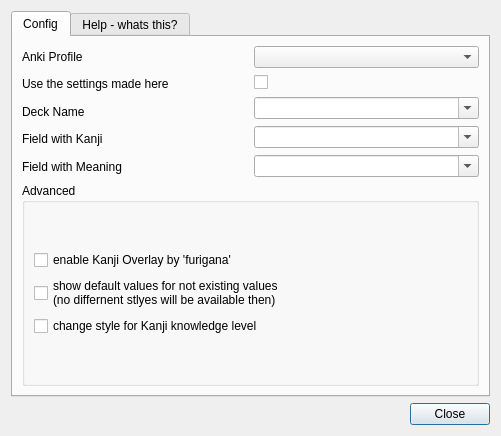
<?xml version="1.0" encoding="UTF-8"?>
<ui version="4.0">
 <class>Dialog</class>
 <widget class="QDialog" name="Dialog">
  <property name="geometry">
   <rect>
    <x>0</x>
    <y>0</y>
    <width>501</width>
    <height>436</height>
   </rect>
  </property>
  <property name="windowTitle">
   <string>Dialog</string>
  </property>
  <layout class="QVBoxLayout" name="verticalLayout_2">
   <item>
    <layout class="QVBoxLayout" name="verticalLayout">
     <item>
      <widget class="QTabWidget" name="tabWidget">
       <property name="currentIndex">
        <number>0</number>
       </property>
       <widget class="QWidget" name="tab">
        <attribute name="title">
         <string>Config</string>
        </attribute>
        <layout class="QVBoxLayout" name="verticalLayout_5">
         <item>
          <layout class="QHBoxLayout" name="horizontalLayout">
           <property name="spacing">
            <number>7</number>
           </property>
           <item>
            <layout class="QVBoxLayout" name="verticalLayout_4">
             <item>
              <widget class="QLabel" name="label">
               <property name="text">
                <string>Anki Profile</string>
               </property>
              </widget>
             </item>
             <item>
              <widget class="QLabel" name="label_3">
               <property name="text">
                <string>Use the settings made here</string>
               </property>
              </widget>
             </item>
             <item>
              <widget class="QLabel" name="label_4">
               <property name="text">
                <string>Deck Name</string>
               </property>
              </widget>
             </item>
             <item>
              <widget class="QLabel" name="label_5">
               <property name="text">
                <string>Field with Kanji</string>
               </property>
              </widget>
             </item>
             <item>
              <widget class="QLabel" name="label_2">
               <property name="text">
                <string>Field with Meaning</string>
               </property>
              </widget>
             </item>
            </layout>
           </item>
           <item>
            <layout class="QVBoxLayout" name="verticalLayout_6">
             <item>
              <widget class="QComboBox" name="cboProfiles">
               <property name="toolTip">
                <string notr="true" comment="toooooltip" extracomment="asfd"/>
               </property>
               <property name="statusTip">
                <string notr="true" comment="kennungggg" extracomment="asfd"/>
               </property>
               <property name="whatsThis">
                <string notr="true" comment="wtf1111" extracomment="asf"/>
               </property>
               <property name="locale">
                <locale language="English" country="UnitedStates"/>
               </property>
               <property name="editable">
                <bool>false</bool>
               </property>
               <property name="currentIndex">
                <number>-1</number>
               </property>
              </widget>
             </item>
             <item>
              <widget class="QCheckBox" name="chkUseCustomDeck">
               <property name="layoutDirection">
                <enum>Qt::LeftToRight</enum>
               </property>
               <property name="text">
                <string/>
               </property>
              </widget>
             </item>
             <item>
              <widget class="QComboBox" name="cboCustomDeckName">
               <property name="editable">
                <bool>true</bool>
               </property>
              </widget>
             </item>
             <item>
              <widget class="QComboBox" name="cboCustomExpression">
               <property name="editable">
                <bool>true</bool>
               </property>
              </widget>
             </item>
             <item>
              <widget class="QComboBox" name="cboCustomKeyword">
               <property name="editable">
                <bool>true</bool>
               </property>
              </widget>
             </item>
            </layout>
           </item>
          </layout>
         </item>
         <item>
          <widget class="QGroupBox" name="groupBox">
           <property name="title">
            <string>Advanced</string>
           </property>
           <layout class="QVBoxLayout" name="verticalLayout_10">
            <item>
             <layout class="QVBoxLayout" name="verticalLayout_7">
              <item>
               <widget class="QCheckBox" name="chkDisplayWithFuriganaMod">
                <property name="layoutDirection">
                 <enum>Qt::LeftToRight</enum>
                </property>
                <property name="text">
                 <string>enable Kanji Overlay by 'furigana'</string>
                </property>
               </widget>
              </item>
              <item>
               <widget class="QCheckBox" name="chkAlsoLoadDefaultDB">
                <property name="text">
                 <string>show default values for not existing values 
(no differnent stlyes will be available then)</string>
                </property>
               </widget>
              </item>
              <item>
               <widget class="QCheckBox" name="chkColorizeKanjis">
                <property name="toolTip">
                 <string comment="test" extracomment="test"/>
                </property>
                <property name="text">
                 <string>change style for Kanji knowledge level</string>
                </property>
               </widget>
              </item>
             </layout>
            </item>
           </layout>
          </widget>
         </item>
        </layout>
       </widget>
       <widget class="QWidget" name="tab_2">
        <attribute name="title">
         <string>Help - whats this?</string>
        </attribute>
        <layout class="QVBoxLayout" name="verticalLayout_9">
         <item>
          <layout class="QVBoxLayout" name="verticalLayout_8">
           <item>
            <widget class="QTextEdit" name="textEdit">
             <property name="html">
              <string>&lt;!DOCTYPE HTML PUBLIC &quot;-//W3C//DTD HTML 4.0//EN&quot; &quot;http://www.w3.org/TR/REC-html40/strict.dtd&quot;&gt;
&lt;html&gt;&lt;head&gt;&lt;meta name=&quot;qrichtext&quot; content=&quot;1&quot; /&gt;&lt;style type=&quot;text/css&quot;&gt;
p, li { white-space: pre-wrap; }
&lt;/style&gt;&lt;/head&gt;&lt;body style=&quot; font-family:'MS Shell Dlg 2'; font-size:8.13913pt; font-weight:400; font-style:normal;&quot;&gt;
&lt;p style=&quot; margin-top:0px; margin-bottom:0px; margin-left:0px; margin-right:0px; -qt-block-indent:0; text-indent:0px;&quot;&gt;&lt;span style=&quot; font-size:9pt; font-weight:600; text-decoration: underline;&quot;&gt;Table of Content&lt;/span&gt;&lt;/p&gt;
&lt;p style=&quot; margin-top:0px; margin-bottom:0px; margin-left:0px; margin-right:0px; -qt-block-indent:0; text-indent:0px;&quot;&gt;&lt;span style=&quot; font-size:8pt;&quot;&gt;- Whats this? What can I do with this?&lt;/span&gt;&lt;/p&gt;
&lt;p style=&quot; margin-top:0px; margin-bottom:0px; margin-left:0px; margin-right:0px; -qt-block-indent:0; text-indent:0px;&quot;&gt;&lt;span style=&quot; font-size:8pt;&quot;&gt;- How do I use it?&lt;/span&gt;&lt;/p&gt;
&lt;p style=&quot; margin-top:0px; margin-bottom:0px; margin-left:0px; margin-right:0px; -qt-block-indent:0; text-indent:0px;&quot;&gt;&lt;span style=&quot; font-size:8pt;&quot;&gt;- Option Explanations&lt;/span&gt;&lt;/p&gt;
&lt;p style=&quot; margin-top:0px; margin-bottom:0px; margin-left:0px; margin-right:0px; -qt-block-indent:0; text-indent:0px;&quot;&gt;&lt;span style=&quot; font-size:8pt;&quot;&gt;- How do I change the color-settings for the Kanji?&lt;/span&gt;&lt;/p&gt;
&lt;p style=&quot;-qt-paragraph-type:empty; margin-top:0px; margin-bottom:0px; margin-left:0px; margin-right:0px; -qt-block-indent:0; text-indent:0px; font-size:8pt;&quot;&gt;&lt;br /&gt;&lt;/p&gt;
&lt;p style=&quot; margin-top:0px; margin-bottom:0px; margin-left:0px; margin-right:0px; -qt-block-indent:0; text-indent:0px;&quot;&gt;&lt;span style=&quot; font-size:9pt; font-weight:600; text-decoration: underline;&quot;&gt;Whats this? What can I do with this?&lt;/span&gt;&lt;/p&gt;
&lt;p style=&quot; margin-top:0px; margin-bottom:0px; margin-left:0px; margin-right:0px; -qt-block-indent:0; text-indent:0px;&quot;&gt;&lt;span style=&quot; font-size:8pt;&quot;&gt;Kanji Overlay uses a default Database for showing the meaning of the Kanjis. &lt;/span&gt;&lt;/p&gt;
&lt;p style=&quot; margin-top:0px; margin-bottom:0px; margin-left:0px; margin-right:0px; -qt-block-indent:0; text-indent:0px;&quot;&gt;&lt;span style=&quot; font-size:8pt;&quot;&gt;With this, you can simply use a Deck from Anki as that Database.&lt;/span&gt;&lt;/p&gt;
&lt;p style=&quot;-qt-paragraph-type:empty; margin-top:0px; margin-bottom:0px; margin-left:0px; margin-right:0px; -qt-block-indent:0; text-indent:0px; font-size:8pt;&quot;&gt;&lt;br /&gt;&lt;/p&gt;
&lt;p style=&quot; margin-top:0px; margin-bottom:0px; margin-left:0px; margin-right:0px; -qt-block-indent:0; text-indent:0px;&quot;&gt;&lt;span style=&quot; font-size:9pt; font-weight:600; text-decoration: underline;&quot;&gt;How do I use it?&lt;/span&gt;&lt;/p&gt;
&lt;p style=&quot; margin-top:0px; margin-bottom:0px; margin-left:0px; margin-right:0px; -qt-block-indent:0; text-indent:0px;&quot;&gt;&lt;span style=&quot; font-size:8pt;&quot;&gt;You need a Deck in the form of:&lt;/span&gt;&lt;/p&gt;
&lt;p style=&quot; margin-top:0px; margin-bottom:0px; margin-left:0px; margin-right:0px; -qt-block-indent:0; text-indent:0px;&quot;&gt;&lt;span style=&quot; font-size:8pt;&quot;&gt;FrontSide: [Kanji]&lt;/span&gt;&lt;/p&gt;
&lt;p style=&quot; margin-top:0px; margin-bottom:0px; margin-left:0px; margin-right:0px; -qt-block-indent:0; text-indent:0px;&quot;&gt;&lt;span style=&quot; font-size:8pt;&quot;&gt;BackSide: Meaning&lt;/span&gt;&lt;/p&gt;
&lt;p style=&quot;-qt-paragraph-type:empty; margin-top:0px; margin-bottom:0px; margin-left:0px; margin-right:0px; -qt-block-indent:0; text-indent:0px; font-size:8pt;&quot;&gt;&lt;br /&gt;&lt;/p&gt;
&lt;p style=&quot; margin-top:0px; margin-bottom:0px; margin-left:0px; margin-right:0px; -qt-block-indent:0; text-indent:0px;&quot;&gt;&lt;span style=&quot; font-size:8pt;&quot;&gt;(you don't need to name the fields as &amp;quot;FrontSide&amp;quot; and &amp;quot;BackSide&amp;quot;)&lt;/span&gt;&lt;/p&gt;
&lt;p style=&quot;-qt-paragraph-type:empty; margin-top:0px; margin-bottom:0px; margin-left:0px; margin-right:0px; -qt-block-indent:0; text-indent:0px; font-size:8pt;&quot;&gt;&lt;br /&gt;&lt;/p&gt;
&lt;p style=&quot;-qt-paragraph-type:empty; margin-top:0px; margin-bottom:0px; margin-left:0px; margin-right:0px; -qt-block-indent:0; text-indent:0px; font-size:8pt;&quot;&gt;&lt;br /&gt;&lt;/p&gt;
&lt;p style=&quot; margin-top:0px; margin-bottom:0px; margin-left:0px; margin-right:0px; -qt-block-indent:0; text-indent:0px;&quot;&gt;&lt;span style=&quot; font-size:9pt; font-weight:600; text-decoration: underline;&quot;&gt;Option Explanation&lt;/span&gt;&lt;/p&gt;
&lt;p style=&quot;-qt-paragraph-type:empty; margin-top:0px; margin-bottom:0px; margin-left:0px; margin-right:0px; -qt-block-indent:0; text-indent:0px; font-size:8pt;&quot;&gt;&lt;br /&gt;&lt;/p&gt;
&lt;p style=&quot; margin-top:0px; margin-bottom:0px; margin-left:0px; margin-right:0px; -qt-block-indent:0; text-indent:0px;&quot;&gt;&lt;span style=&quot; font-size:8pt; text-decoration: underline;&quot;&gt;Anki Profile&lt;/span&gt;&lt;/p&gt;
&lt;p style=&quot; margin-top:0px; margin-bottom:0px; margin-left:0px; margin-right:0px; -qt-block-indent:0; text-indent:0px;&quot;&gt;&lt;span style=&quot; font-size:8pt;&quot;&gt;The Kanji overlay options you set are made for this Anki Profile. &lt;/span&gt;&lt;/p&gt;
&lt;p style=&quot; margin-top:0px; margin-bottom:0px; margin-left:0px; margin-right:0px; -qt-block-indent:0; text-indent:0px;&quot;&gt;&lt;span style=&quot; font-size:8pt;&quot;&gt;If you don't know, what a profile is, then you probably only have one and therefore don't need to care about this&lt;/span&gt;&lt;/p&gt;
&lt;p style=&quot;-qt-paragraph-type:empty; margin-top:0px; margin-bottom:0px; margin-left:0px; margin-right:0px; -qt-block-indent:0; text-indent:0px; font-size:8pt;&quot;&gt;&lt;br /&gt;&lt;/p&gt;
&lt;p style=&quot; margin-top:0px; margin-bottom:0px; margin-left:0px; margin-right:0px; -qt-block-indent:0; text-indent:0px;&quot;&gt;&lt;span style=&quot; font-size:8pt; text-decoration: underline;&quot;&gt;enable Kanji Overlay for the furigana Plugin&lt;/span&gt;&lt;/p&gt;
&lt;p style=&quot; margin-top:0px; margin-bottom:0px; margin-left:0px; margin-right:0px; -qt-block-indent:0; text-indent:0px;&quot;&gt;&lt;span style=&quot; font-size:8pt;&quot;&gt;{{furigana:FIELDNAME}} &lt;/span&gt;&lt;/p&gt;
&lt;p style=&quot; margin-top:0px; margin-bottom:0px; margin-left:0px; margin-right:0px; -qt-block-indent:0; text-indent:0px;&quot;&gt;&lt;span style=&quot; font-size:8pt;&quot;&gt;Kanji Overlay will also be shown in that field.&lt;/span&gt;&lt;/p&gt;
&lt;p style=&quot; margin-top:0px; margin-bottom:0px; margin-left:0px; margin-right:0px; -qt-block-indent:0; text-indent:0px;&quot;&gt;&lt;span style=&quot; font-size:8pt;&quot;&gt;If you &lt;/span&gt;&lt;span style=&quot; font-size:8pt; font-style:italic;&quot;&gt;don't&lt;/span&gt;&lt;span style=&quot; font-size:8pt;&quot;&gt; enable this option, then you need to write &lt;/span&gt;&lt;/p&gt;
&lt;p style=&quot; margin-top:0px; margin-bottom:0px; margin-left:0px; margin-right:0px; -qt-block-indent:0; text-indent:0px;&quot;&gt;&lt;span style=&quot; font-size:8pt;&quot;&gt;{{&lt;/span&gt;&lt;span style=&quot; font-size:8pt; font-weight:600;&quot;&gt;kol&lt;/span&gt;&lt;span style=&quot; font-size:8pt;&quot;&gt;:FIELDNAME}}&lt;/span&gt;&lt;/p&gt;
&lt;p style=&quot;-qt-paragraph-type:empty; margin-top:0px; margin-bottom:0px; margin-left:0px; margin-right:0px; -qt-block-indent:0; text-indent:0px; font-size:8pt;&quot;&gt;&lt;br /&gt;&lt;/p&gt;
&lt;p style=&quot; margin-top:0px; margin-bottom:0px; margin-left:0px; margin-right:0px; -qt-block-indent:0; text-indent:0px;&quot;&gt;&lt;span style=&quot; font-size:8pt; text-decoration: underline;&quot;&gt;show default values for not existing values&lt;/span&gt;&lt;/p&gt;
&lt;p style=&quot; margin-top:0px; margin-bottom:0px; margin-left:0px; margin-right:0px; -qt-block-indent:0; text-indent:0px;&quot;&gt;&lt;span style=&quot; font-size:8pt;&quot;&gt;If enabled, It will not only use your own deck as Kanji reference, but also the default database (if you enable this option, you don't have any color-overlay for unknown kanji)&lt;/span&gt;&lt;/p&gt;
&lt;p style=&quot;-qt-paragraph-type:empty; margin-top:0px; margin-bottom:0px; margin-left:0px; margin-right:0px; -qt-block-indent:0; text-indent:0px; font-size:8pt;&quot;&gt;&lt;br /&gt;&lt;/p&gt;
&lt;p style=&quot; margin-top:0px; margin-bottom:0px; margin-left:0px; margin-right:0px; -qt-block-indent:0; text-indent:0px;&quot;&gt;&lt;span style=&quot; font-size:8pt; text-decoration: underline;&quot;&gt;Change style for Kanji knowledge level&lt;/span&gt;&lt;/p&gt;
&lt;p style=&quot; margin-top:0px; margin-bottom:0px; margin-left:0px; margin-right:0px; -qt-block-indent:0; text-indent:0px;&quot;&gt;&lt;span style=&quot; font-size:8pt;&quot;&gt;With this option the colors of Kanjis will have three different styles for:&lt;/span&gt;&lt;/p&gt;
&lt;p style=&quot; margin-top:0px; margin-bottom:0px; margin-left:0px; margin-right:0px; -qt-block-indent:0; text-indent:0px;&quot;&gt;&lt;span style=&quot; font-size:8pt;&quot;&gt;- already reviewed Kanjis&lt;/span&gt;&lt;/p&gt;
&lt;p style=&quot; margin-top:0px; margin-bottom:0px; margin-left:0px; margin-right:0px; -qt-block-indent:0; text-indent:0px;&quot;&gt;&lt;span style=&quot; font-size:8pt;&quot;&gt;- Kanjis, that need to be reviewed&lt;/span&gt;&lt;/p&gt;
&lt;p style=&quot; margin-top:0px; margin-bottom:0px; margin-left:0px; margin-right:0px; -qt-block-indent:0; text-indent:0px;&quot;&gt;&lt;span style=&quot; font-size:8pt;&quot;&gt;- Kanjis, that are not in the deck&lt;/span&gt;&lt;/p&gt;
&lt;p style=&quot;-qt-paragraph-type:empty; margin-top:0px; margin-bottom:0px; margin-left:0px; margin-right:0px; -qt-block-indent:0; text-indent:0px; font-size:8pt;&quot;&gt;&lt;br /&gt;&lt;/p&gt;
&lt;p style=&quot; margin-top:0px; margin-bottom:0px; margin-left:0px; margin-right:0px; -qt-block-indent:0; text-indent:0px;&quot;&gt;&lt;span style=&quot; font-size:8pt;&quot;&gt;Note: if you're only using the Kanji-deck as a database for kanji overlay, then you should deactivate this option. However you can change the style of the kanji&lt;/span&gt;&lt;/p&gt;
&lt;p style=&quot;-qt-paragraph-type:empty; margin-top:0px; margin-bottom:0px; margin-left:0px; margin-right:0px; -qt-block-indent:0; text-indent:0px; font-size:8pt;&quot;&gt;&lt;br /&gt;&lt;/p&gt;
&lt;p style=&quot; margin-top:0px; margin-bottom:0px; margin-left:0px; margin-right:0px; -qt-block-indent:0; text-indent:0px;&quot;&gt;&lt;span style=&quot; font-size:9pt; font-weight:600; text-decoration: underline;&quot;&gt;How do I change the color-settings for the Kanji?&lt;/span&gt;&lt;/p&gt;
&lt;p style=&quot; margin-top:0px; margin-bottom:0px; margin-left:0px; margin-right:0px; -qt-block-indent:0; text-indent:0px;&quot;&gt;&lt;span style=&quot; font-size:8pt;&quot;&gt;Simply via css.&lt;/span&gt;&lt;/p&gt;
&lt;p style=&quot; margin-top:0px; margin-bottom:0px; margin-left:0px; margin-right:0px; -qt-block-indent:0; text-indent:0px;&quot;&gt;&lt;span style=&quot; font-size:8pt;&quot;&gt;- class: &lt;/span&gt;&lt;span style=&quot; font-size:8pt; font-style:italic;&quot;&gt;unknown &lt;/span&gt;&lt;/p&gt;
&lt;p style=&quot; margin-top:0px; margin-bottom:0px; margin-left:0px; margin-right:0px; -qt-block-indent:0; text-indent:0px;&quot;&gt;&lt;span style=&quot; font-size:8pt;&quot;&gt;will change the style of values found in your deck and not yet reviewed&lt;/span&gt;&lt;/p&gt;
&lt;p style=&quot;-qt-paragraph-type:empty; margin-top:0px; margin-bottom:0px; margin-left:0px; margin-right:0px; -qt-block-indent:0; text-indent:0px; font-size:8pt;&quot;&gt;&lt;br /&gt;&lt;/p&gt;
&lt;p style=&quot; margin-top:0px; margin-bottom:0px; margin-left:0px; margin-right:0px; -qt-block-indent:0; text-indent:0px;&quot;&gt;&lt;span style=&quot; font-size:8pt;&quot;&gt;- class: &lt;/span&gt;&lt;span style=&quot; font-size:8pt; font-style:italic;&quot;&gt;kol-missing&lt;/span&gt;&lt;/p&gt;
&lt;p style=&quot; margin-top:0px; margin-bottom:0px; margin-left:0px; margin-right:0px; -qt-block-indent:0; text-indent:0px;&quot;&gt;&lt;span style=&quot; font-size:8pt;&quot;&gt;will change the style of values not found in your deck&lt;/span&gt;&lt;/p&gt;
&lt;p style=&quot;-qt-paragraph-type:empty; margin-top:0px; margin-bottom:0px; margin-left:0px; margin-right:0px; -qt-block-indent:0; text-indent:0px; font-size:8pt;&quot;&gt;&lt;br /&gt;&lt;/p&gt;
&lt;p style=&quot; margin-top:0px; margin-bottom:0px; margin-left:0px; margin-right:0px; -qt-block-indent:0; text-indent:0px;&quot;&gt;&lt;span style=&quot; font-size:8pt;&quot;&gt;- class: kol&lt;/span&gt;&lt;/p&gt;
&lt;p style=&quot; margin-top:0px; margin-bottom:0px; margin-left:0px; margin-right:0px; -qt-block-indent:0; text-indent:0px;&quot;&gt;&lt;span style=&quot; font-size:8pt;&quot;&gt;will change the general style of kol and kanjis found in your deck and already reviewed&lt;/span&gt;&lt;/p&gt;&lt;/body&gt;&lt;/html&gt;</string>
             </property>
            </widget>
           </item>
          </layout>
         </item>
        </layout>
       </widget>
      </widget>
     </item>
     <item>
      <widget class="QDialogButtonBox" name="buttonBox">
       <property name="standardButtons">
        <set>QDialogButtonBox::Close</set>
       </property>
      </widget>
     </item>
    </layout>
   </item>
  </layout>
 </widget>
 <resources/>
 <connections>
  <connection>
   <sender>buttonBox</sender>
   <signal>clicked(QAbstractButton*)</signal>
   <receiver>Dialog</receiver>
   <slot>closeDlg()</slot>
   <hints>
    <hint type="sourcelabel">
     <x>448</x>
     <y>414</y>
    </hint>
    <hint type="destinationlabel">
     <x>493</x>
     <y>431</y>
    </hint>
   </hints>
  </connection>
  <connection>
   <sender>cboProfiles</sender>
   <signal>currentIndexChanged(QString)</signal>
   <receiver>Dialog</receiver>
   <slot>anotherProfileChosen(QString)</slot>
   <hints>
    <hint type="sourcelabel">
     <x>453</x>
     <y>68</y>
    </hint>
    <hint type="destinationlabel">
     <x>497</x>
     <y>66</y>
    </hint>
   </hints>
  </connection>
 </connections>
 <slots>
  <slot>closeDlg()</slot>
  <slot>UseCustomDeckChanged(int)</slot>
  <slot>anotherProfileChosen(QString)</slot>
 </slots>
</ui>
